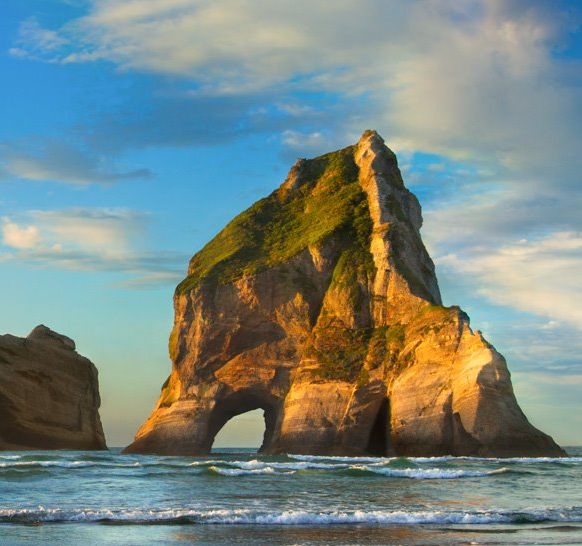
#> input picture pic.png, 582 x 546 px
$ python new.py
#> lines starting #> are read from the running program, lines starting #| are printed output that depends on the picture
### hello.py
#!/usr/bin/env python3
# -*- coding: utf-8 -*-
'a test module'

__author__ = 'lilinjun'

import sys

def test():
    args = sys.argv
    if len(args) == 1:
        print('Hello world!')
    elif len(args) == 2:
        print('Hello %s!'% args[1])
    else:
        print('Too many arguments!')

def _private_1(name):
    return 'Hello, %s'% name
def _private_2(name):
    return 'Hi, %s'% name
def greeting(name):
    if len(name) > 3:
        return _private_1(name)
    else:
        return _private_2(name)
# [2 lines that do not run on import are left out]

### new.py
# 自定义求绝对值
def my_abs(x):
    if not isinstance(x, (int, float)):
        raise TypeError('bad operand type')
    if x >= 0:
        return x
    else:
        return -x

# 求阶层
def fact(n):
    if n == 1:
        return 1
    return n * fact(n - 1)
print(fact(100))

# 汉诺塔
step = []
def move(n, a='A', b='B', c='C'):
    if n == 1:
        step.append(a+"===>>>"+c)
        return print(a,'===>>>', c)
    else:
        move(n-1, a, c, b)
        move(1, a, b, c)
        move(n-1, b, a, c)
# N = input('step num:')
# if not isinstance(N, (int,float)):
#     raise TypeError('input type only int or float')
# move(int(N))
move(5)
print("need", len(step), step)

# python切片功能slice
L = ['A', 'B', 'C', 'D', 'E']
print('abcdefg'[:3])
print(L[1:3])
print(L[-2:-1])

# 特殊迭代
d = {'a': 1,'b': 2, 'c': 3}
for key in d:
    print('key = ',key)

for value in d.values():
    print('value = ',value)

for key,value in d.items():
    print('key = ',key,' value = ',value)

for x,y in [(1,1), (2,4), (3,8), (4,16)]:
    print(x,y)

# 列表生成式
listRange = [x * x for x in range(1,11)]
print(listRange)
listPai = [m + n for m in 'ABC' for n in 'XYZ']
print(listPai)
isStr = isinstance('xyz', str)
print(isStr)

# 生成器generator
# 列表生成器list
Lis = [x * x for x in range(10)]
print(Lis)
# generator
genera = (x * x for x in range(10))
print(genera)
for n in genera:
    print(n)
# map对list每个元素做相同运算
def f(x):
    return x * x
r = map(f, list(range(10)))
print(list(r))

# 斐波那契数列
# 1，1，2，3，5，8，13
def fibo(max):
#> called with max = 10
    n, a, b = 0, 1, 1
    while n < max:
        print(b)
        # 将print(b)改为 yield b fibo()将变成generator
        t = (a, a + b)
        b = t[0]
        a = t[1]
        #等价 a, b = b, a + b
        n = n + 1
    return 'done'
fibo(10)

# 杨辉三角 generator
# 每次next输出下一行
# [1]
# [1,1]
# [1,2,1]
# [1,3,3,1]
def Yh(n):
    while expression:
        pass

# reduce()把一个函数作用在一个序列[x1,x2,x3]上
# 这个函数必须接收两个参数，
# reduce把结果继续和序列的下一个元素做累计计算
# reduce(f, [x1,x2,x3]) = f(f(f(x1), x2), x3)
from functools import reduce
def add(x, y):
    return x + y
re = reduce(add, [1, 2, 3, 4, 5])
print(re)

# filter()函数用于过滤序列，接收一个函数和一个序列
# 把传入的函数依次作用于每个元素，
# 然后根据返回值是True还是False决定保留还是丢弃该元素
def is_odd(n):
    return n % 2
def not_empty(s):
    return s and s.strip()
# 去掉偶数
fil = filter(is_odd, list(range(10)))
print(list(fil))
# 去掉空字符
strFil = filter(not_empty, ['a', '', 'b', None, ' '])
print(list(strFil))
# 找出素数,埃式筛法
# 首先，列出从2开始的所有自然数，构造一个序列：
# 2, 3, 4, 5, 6, 7, 8, 9, 10, 11, 12, 13, 14, 15, 16, 17, 18, 19, 20, ...
# 取序列的第一个数2，它一定是素数，然后用2把序列的2的倍数筛掉：
# 3,  5,  7,  9,  11, 13,  15, 17,19, ...
# 取新序列的第一个数3，它一定是素数，然后用3把序列的3的倍数筛掉：
# 5, 7,11,13,17,19, ...
# 取新序列的第一个数5，然后用5把序列的5的倍数筛掉：
# 7,11,13,17,19, ...
# # 不断筛下去，就可以得到所有的素数。
def _odd_iter():
    n = 1
    while True:
        n = n + 2
        yield n
def _not_divisible(n):
    return lambda x:x % n>0
def primes():
    yield 2
    it = _odd_iter() #初始化序列
    while True:
        n = next(it)
        yield n
        it = filter(_not_divisible(n), it) #构造新的序列

for n in primes():
    if n < 1000:
        print(n)
    else:
        break

# sorted()函数是用来排序的函数
sor = sorted([36, 5, -12, 9, -21])
print(sor)
sorByAbs = sorted([36, 5, -12, 9, -21], key=my_abs)
print(sorByAbs)
# 反向排序，第三个参数reverse=True
sorByAbsRe = sorted([36, 5, -12, 9, -21], key=my_abs, reverse=True)
print(sorByAbsRe)
sortByLower = sorted(['bob', 'about', 'Zoo', 'Credit'], key=str.lower)
print(sortByLower)
L = [('Bob', 75), ('Adam', 92), ('Bart', 66), ('Lisa', 88)]
def by_name(t):
    return t[0]
def by_score(t):
    return t[1]
L2 = sorted(L, key=by_name)
print(L2)
L3 = sorted(L, key=by_score)
print(L3)

# 函数闭包
def count():
    fs = []
    for i in range(1, 4):
        def f():
            return i * i
        fs.append(f)
    return fs
f1, f2, f3 = count()
print(f1(), f2(), f3()) # 得到9 9 9
# 再创建一个函数，用该函数的参数绑定循环变量当前的值，
# 无论该循环变量后续如何更改，已绑定到函数参数的值不变：
def count():
    def f(j):
        def g():
            return j * j
        return g
    fs = []
    for i in range(1, 4):
        fs.append(f(i))
    return fs
f1, f2, f3 = count()
print(f1(), f2(), f3()) # 得到1 4 9

# 匿名函数
# lambda x: x * x
no_name = list(map(lambda x: x * x, list(range(1,10))))
print(no_name)

# 装饰器
# 在代码运行期间动态增加功能的方式，称之为“装饰器”（Decorator）。
import time
# [5 lines left out: function log, not called in this run]
# 使用python自带的functools
import functools

def logNew(func):
    @functools.wraps(func)
    def wrapper(*args, **kw):
        print('call %s()'% func.__name__)
        return func(*args, **kw)
    return wrapper
#@log #使用log,func__name__为wrapper
@logNew # 使用logNew,func.__name__为调用函数
def now():
    return time.time()
f = now
print(f())
print(f.__name__)


# 关于输出当前时间http://www.cnblogs.com/kerwinC/p/5760811.html
currentTime = time.time() #输出unix时间戳
print(currentTime)
formatTime = time.localtime(time.time()) #格式化时间
print(formatTime)
realTime = time.strftime('%Y-%m-%d %H:%M:%S',time.localtime(time.time()))
print(realTime)

# 偏函数Partial function (functools自带)
# int(arg1, base = 10)
print(int('12345')) # 输入为字符串默认按十进制转换
print(int('12345', base = 8)) # base设为8，将8进制转换为十进制
print(int('1011010011', base = 2)) # 将二进制转换为十进制
# 一直需要输入base，很麻烦，于是functools.partial诞生
int2 = functools.partial(int, base=2)
print(int2('1010001111010'))
print(int2('1010001111010', base=10))

# 模块module
import hello
hello.test()
print(hello.__author__)

# 作用域
print(hello.greeting('SB'))
print(hello._private_1('sb')) # 尽量不要调用内部函数(_开头约定为内部使用函数)


# 安装第三方模块
# 通过包管理工具pip
# 处理图片的库Pillow
from PIL import Image
im = Image.open('pic.png')
#> im is the input picture: PIL image 582x546 RGB; mean R, G, B 120.4, 135.6, 130.3
print(im.format, im.size, im.mode)
#| PNG (582, 546) RGB
im.thumbnail((200,100))
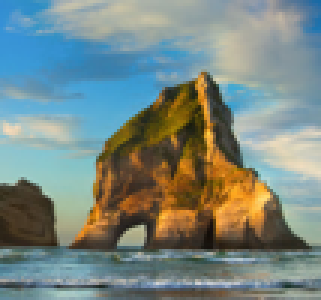
#> im: PIL image 107x100 RGB (shown 3 times larger); mean R, G, B 120.6, 135.8, 130.4
im.save('thumb.jpg', 'JPEG')

# 面向对象
# object表示父类，所有类最终都是继承自object
# 特殊方法__init__的第一个参数永远是self
# 类中所有函数第一个参数都是self,表示创建的实例本身
# 定义为self.__name外部实例不可以访问(实际通过lisa._Student__name可以访问),而self.name可以,这就是访问限制
# 特殊说明: __name__是可以在外部访问的,因此成员变量不能是__name__
class Student(object):
    def __init__(self, name, score):
        self.__name = name
        self.__score = score
    def print_score(self):
        print('%s : %s'% (self.__name, self.__score))
    def get_grade(self):
        if self.__score >= 90:
            return 'A'
        elif self.__score >= 60:
            return 'B'
        else:
            return 'C'
bart = Student('Bart Simpson', 59)
lisa = Student('Lisa Simpson', 99)
bart.print_score()
# dir()方法查看属性
print(dir(bart))
print(bart._Student__name)
print(bart.get_grade())
lisa.print_score()
print(lisa.get_grade())

# 继承和多态
class Animal(object):
    def run(self):
        print('Animal is running...')
class Dog(Animal):
    def run(self):
        print('Dog is running')
class Cat(Animal):
    def run(self):
        print('Cat is running')

dog = Dog()
dog.run()
cat = Cat()
cat.run()
# 判断一个变量是否是某个类型可以用isinstance()判断
print(isinstance(dog, Animal))
print(isinstance(dog, Cat))

# 获取对象信息
# 使用type()
# 使用types模块
print(type(dog))
print(type(111))
print(type('lilinjun'))
print(type(None))

import types
print(type(abs) == types.BuiltinFunctionType)
print(type(lambda x: x * x) == types.LambdaType)

# 实例属性和类的属性
class Family(object):
    name = 'Family'
s = Family() #创建实例
print(s.name) # 打印name属性，因为实例并没有name属性，所以会继续查找class的name属性
print(Family.name) # 打印类的name属性
s.name = 'Sb' # 给实例绑定name属性
print(s.name) # 由于实例属性优先级比类属性高，因此，它会屏蔽掉类的name属性
print(Family.name) # 但是类属性并未消失，用Student.name仍然可以访问
del s.name # 如果删除实例的name属性
print(s.name) # 再次调用s.name，由于实例的name属性没有找到，类的name属性就显示出来了

# 面向对象的高级编程
# 数据封装、继承和多态只是面向对象程序设计中最基础的3个概念。
# 在Python中，面向对象还有很多高级特性，允许我们写出非常强大的功能。
# 我们会讨论多重继承、定制类、元类等概念。

# 给实例添加方法(其它实例不可用)
s = Family()
def set_name(self, name):
    self.name = name
from types import MethodType
s.set_name = MethodType(set_name, s)
s.set_name('sss')
print(s.name)
# 给class绑定方法
Family.set_name = set_name
# 使用__slots__
# 作用: 限制实例的属性(不能限制通过方法添加属性)
# 作用于: 仅对当前类实例起作用，对继承的子类不起作用
# 比如，只允许对Family实例添加name和age属性。
class Family_new(object):
    __slots__ = ('name', 'age')

fa = Family_new()
fa.name = 'sd'
fa.age = 12
# fa.score = 43会报错

# python内置的@property装饰器就是负责把一个方法编程属性调用
class StudentNew(object):
    # 相当于 get
    @property
    def score(self):
        return self._score
    # 相当于 set
    @score.setter
    def score(self, value):
        if not isinstance(value, int):
            raise ValueError('scode must be an integer')
        if value < 0 or value > 100:
            raise ValueError('score must between 0~100!')
        self._score = value

s = StudentNew()
s.score = 60 # OK，实际转化为s.set_score(60)
print(s.score) # OK，实际转化为s.get_score()
# s.score = 666 # error ValueError: score must between 0~100!

# 多重继承(MixIn设计)
class Animal(object):
    pass
class Mammal(object):
    pass
class RunableMixIn(object):
    pass
class FlyableMixIn(object):
    pass
class Bird(Animal):
    pass

class Dog(Mammal, RunableMixIn):
    pass
class Bat(Mammal, FlyableMixIn):
    pass
class Parrot(Bird, FlyableMixIn):
    pass

# __str__与__repr__
# 定制类
class Student(object):
    def __init__(self, name):
        self._name = name
    # __str__定制Student('name')
    def __str__(self):
        return 'Student object (name: %s)'% self._name
    # __repr__定制s = Student('name')
    __repr__ = __str__
print(Student('lilinjun'))

# __iter__
# 一个类想被用于for..in循环,必须实现__iter__方法
# 并且要实现__next__方法
class Fib(object):
    def __init__(self):
        self.a, self.b = 0,1 # 初始化两个计数器a，b
    # 用于迭代
    def __iter__(self):
        return self # 实例本身就是迭代对象，故返回自己
    def __next__(self):
        self.a, self.b = self.b, self.a + self.b
        if self.a > 100000:
            raise StopIteration()
        return self.a
    # 用于取值get
    # [5 lines left out: function __getitem__, not called in this run]

for n in Fib():
    print(n)

# __getattr__
# 当我们调用类的方法或属性时，如果不存在，就会报错
class Student(object):
    def __init__(self, name):
        self.name = name
    def __getattr__(self, attr):
        if attr == 'score':
            return 100
        raise AttributeError('Student object has no a atttibute %s'% attr)

li = Student('lilili')
print(li.name)
print(li.score)
# print(li.age) # error
# 生成链式调用 REST api
class Chain(object):
    def __init__(self, path=''):
        self._path = path
    def __getattr__(self, path):
        return Chain('%s/%s'% (self._path,path))
    def __str__(self):
        return self._path
print(Chain().status.user.timeline.list)
# callable(arg)判断一个对象是否可以调用(是否有__call__()函数)
print(callable(Student('li')))
print(callable(max))

# 枚举
from enum import Enum
Month = Enum('Month', ('Jan', 'Feb', 'Mar', 'Apr', 'May', 'Jun', 'Jul', 'Aug', 'Sep', 'Oct', 'Nov', 'Dec'))
for name, member in Month.__members__.items():
    print(name, '=>', ',', member.value)
print(Month.Jan)
print(Month.Jan.value)

# 使用元类
# type()
# metaclass
# 元类可以用来编写数据库ORM

# 异常处理
# 所有异常都继承子BaseException
try:
    print('try...')
    r = 10 / 0
    print('result:', r)
except ValueError as e:
    print('ValueError:', e)
except ZeroDivisionError as e:
    print('except:', e)
else:
    print('no error')
finally:
    print('finally...')
print('end')

# 记录错误logging模块
# 错误同样是class, 可以自定义错误类，并抛出自定义的错误
import logging
logging.basicConfig(level=logging.INFO)
def foo(s):
    return 10 / int(s)
def bar(s):
    return foo(s) * 2
def main():
    try:
        bar('0')
    except Exception as e:
        logging.exception(e)

main()
print('END')

# 断言assert
# 启动python解释器是可以用-0参数关闭所有断言
# python -0 new.py
# [4 lines left out: function foo, not called in this run]
def main():
    foo('0')
# print(main())

# 启动python的调试器pdb
# 可以让程序单步执行
# python -m pdb new.py


# 单元测试

# IO编程
# 异步IO、同步IO

# 文件读写
# try...finally写法
# f.read(size)可反复调用一次读取指定大小，避免一次读取占用内存过大
# f.readline()可每次读取一行，返回list，多用于读取配置文件
try:
    f = open('test.txt', 'r', encoding='utf8', errors='ignore')
    print(f.read())
finally:
    if f:
#> (the run stopped early here; a loop or call above may not have finished)
